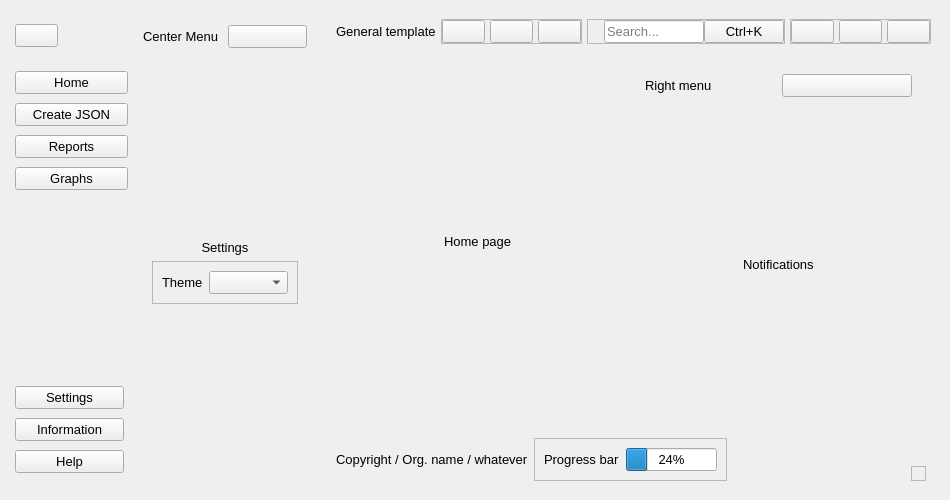
<?xml version='1.0' encoding='utf-8'?>
<ui version="4.0">
 <class>MainWindow</class>
 <widget class="QMainWindow" name="MainWindow">
  <property name="geometry">
   <rect>
    <x>0</x>
    <y>0</y>
    <width>942</width>
    <height>500</height>
   </rect>
  </property>
  <property name="sizePolicy">
   <sizepolicy hsizetype="Preferred" vsizetype="Preferred">
    <horstretch>0</horstretch>
    <verstretch>0</verstretch>
   </sizepolicy>
  </property>
  <property name="maximumSize">
   <size>
    <width>16777215</width>
    <height>16777215</height>
   </size>
  </property>
  <property name="font">
   <font>
    <pointsize>10</pointsize>
   </font>
  </property>
  <property name="windowTitle">
   <string>MainWindow</string>
  </property>
  <property name="styleSheet">
   <string notr="true" />
  </property>
  <widget class="QWidget" name="centralwidget">
   <property name="sizePolicy">
    <sizepolicy hsizetype="Preferred" vsizetype="Minimum">
     <horstretch>0</horstretch>
     <verstretch>0</verstretch>
    </sizepolicy>
   </property>
   <property name="maximumSize">
    <size>
     <width>16777215</width>
     <height>16777215</height>
    </size>
   </property>
   <layout class="QHBoxLayout" name="horizontalLayout">
    <property name="spacing">
     <number>0</number>
    </property>
    <property name="leftMargin">
     <number>10</number>
    </property>
    <property name="topMargin">
     <number>10</number>
    </property>
    <property name="rightMargin">
     <number>10</number>
    </property>
    <property name="bottomMargin">
     <number>10</number>
    </property>
    <item>
     <widget class="QCustomSlideMenu" name="left_menu" native="true">
      <property name="maximumSize">
       <size>
        <width>16777215</width>
        <height>16777215</height>
       </size>
      </property>
      <layout class="QVBoxLayout" name="verticalLayout">
       <property name="spacing">
        <number>5</number>
       </property>
       <property name="sizeConstraint">
        <enum>QLayout::SizeConstraint::SetNoConstraint</enum>
       </property>
       <property name="leftMargin">
        <number>0</number>
       </property>
       <property name="topMargin">
        <number>5</number>
       </property>
       <property name="rightMargin">
        <number>0</number>
       </property>
       <property name="bottomMargin">
        <number>5</number>
       </property>
       <item alignment="Qt::AlignmentFlag::AlignLeft|Qt::AlignmentFlag::AlignTop">
        <widget class="QWidget" name="widget_4" native="true">
         <property name="minimumSize">
          <size>
           <width>46</width>
           <height>42</height>
          </size>
         </property>
         <layout class="QVBoxLayout" name="verticalLayout_2">
          <property name="spacing">
           <number>0</number>
          </property>
          <property name="leftMargin">
           <number>5</number>
          </property>
          <property name="topMargin">
           <number>5</number>
          </property>
          <property name="rightMargin">
           <number>0</number>
          </property>
          <property name="bottomMargin">
           <number>5</number>
          </property>
          <item>
           <widget class="QPushButton" name="menu_btn">
            <property name="toolTip">
             <string>Side Menu</string>
            </property>
            <property name="text">
             <string />
            </property>
            <property name="icon">
             <iconset resource="../Qss/icons/_icons.qrc">
              <normaloff>:/feather/icons/feather/menu.png</normaloff>:/feather/icons/feather/menu.png</iconset>
            </property>
           </widget>
          </item>
         </layout>
        </widget>
       </item>
       <item alignment="Qt::AlignmentFlag::AlignLeft|Qt::AlignmentFlag::AlignTop">
        <widget class="QWidget" name="widget_5" native="true">
         <property name="minimumSize">
          <size>
           <width>118</width>
           <height>140</height>
          </size>
         </property>
         <layout class="QVBoxLayout" name="verticalLayout_3">
          <property name="spacing">
           <number>5</number>
          </property>
          <property name="leftMargin">
           <number>5</number>
          </property>
          <property name="topMargin">
           <number>5</number>
          </property>
          <property name="rightMargin">
           <number>0</number>
          </property>
          <property name="bottomMargin">
           <number>5</number>
          </property>
          <item>
           <widget class="QPushButton" name="home_btn">
            <property name="toolTip">
             <string>Home</string>
            </property>
            <property name="text">
             <string>Home</string>
            </property>
            <property name="icon">
             <iconset resource="../Qss/icons/_icons.qrc">
              <normaloff>:/feather/icons/feather/home.png</normaloff>:/feather/icons/feather/home.png</iconset>
            </property>
           </widget>
          </item>
          <item>
           <widget class="QPushButton" name="create_json_btn">
            <property name="toolTip">
             <string>Create JSON File</string>
            </property>
            <property name="text">
             <string>Create JSON</string>
            </property>
            <property name="icon">
             <iconset resource="../Qss/icons/_icons.qrc">
              <normaloff>:/feather/icons/feather/file-plus.png</normaloff>:/feather/icons/feather/file-plus.png</iconset>
            </property>
           </widget>
          </item>
          <item>
           <widget class="QPushButton" name="reports_btn">
            <property name="toolTip">
             <string>View Reports</string>
            </property>
            <property name="text">
             <string>Reports</string>
            </property>
            <property name="icon">
             <iconset resource="../Qss/icons/_icons.qrc">
              <normaloff>:/feather/icons/feather/printer.png</normaloff>:/feather/icons/feather/printer.png</iconset>
            </property>
           </widget>
          </item>
          <item>
           <widget class="QPushButton" name="graphs_btn">
            <property name="toolTip">
             <string>View Graphs</string>
            </property>
            <property name="text">
             <string>Graphs</string>
            </property>
            <property name="icon">
             <iconset resource="../Qss/icons/_icons.qrc">
              <normaloff>:/feather/icons/feather/pie-chart.png</normaloff>:/feather/icons/feather/pie-chart.png</iconset>
            </property>
           </widget>
          </item>
         </layout>
        </widget>
       </item>
       <item>
        <spacer name="verticalSpacer">
         <property name="orientation">
          <enum>Qt::Orientation::Vertical</enum>
         </property>
         <property name="sizeType">
          <enum>QSizePolicy::Policy::Expanding</enum>
         </property>
         <property name="sizeHint" stdset="0">
          <size>
           <width>20</width>
           <height>40</height>
          </size>
         </property>
        </spacer>
       </item>
       <item alignment="Qt::AlignmentFlag::AlignLeft|Qt::AlignmentFlag::AlignBottom">
        <widget class="QWidget" name="widget_6" native="true">
         <property name="minimumSize">
          <size>
           <width>114</width>
           <height>108</height>
          </size>
         </property>
         <layout class="QVBoxLayout" name="verticalLayout_4">
          <property name="spacing">
           <number>5</number>
          </property>
          <property name="leftMargin">
           <number>5</number>
          </property>
          <property name="topMargin">
           <number>5</number>
          </property>
          <property name="rightMargin">
           <number>0</number>
          </property>
          <property name="bottomMargin">
           <number>5</number>
          </property>
          <item>
           <widget class="QPushButton" name="settings_btn">
            <property name="toolTip">
             <string>Settings</string>
            </property>
            <property name="text">
             <string>Settings</string>
            </property>
            <property name="icon">
             <iconset resource="../Qss/icons/_icons.qrc">
              <normaloff>:/feather/icons/feather/settings.png</normaloff>:/feather/icons/feather/settings.png</iconset>
            </property>
           </widget>
          </item>
          <item>
           <widget class="QPushButton" name="info_btn">
            <property name="toolTip">
             <string>Inforamtions</string>
            </property>
            <property name="text">
             <string>Information</string>
            </property>
            <property name="icon">
             <iconset resource="../Qss/icons/_icons.qrc">
              <normaloff>:/feather/icons/feather/info.png</normaloff>:/feather/icons/feather/info.png</iconset>
            </property>
           </widget>
          </item>
          <item>
           <widget class="QPushButton" name="help_btn">
            <property name="toolTip">
             <string>Help</string>
            </property>
            <property name="text">
             <string>Help</string>
            </property>
            <property name="icon">
             <iconset resource="../Qss/icons/_icons.qrc">
              <normaloff>:/feather/icons/feather/help-circle.png</normaloff>:/feather/icons/feather/help-circle.png</iconset>
            </property>
           </widget>
          </item>
         </layout>
        </widget>
       </item>
      </layout>
     </widget>
    </item>
    <item>
     <widget class="QCustomSlideMenu" name="center_menu" native="true">
      <property name="maximumSize">
       <size>
        <width>200</width>
        <height>16777215</height>
       </size>
      </property>
      <layout class="QVBoxLayout" name="verticalLayout_5">
       <property name="leftMargin">
        <number>6</number>
       </property>
       <property name="topMargin">
        <number>6</number>
       </property>
       <property name="rightMargin">
        <number>6</number>
       </property>
       <item>
        <widget class="QWidget" name="widget" native="true">
         <layout class="QHBoxLayout" name="horizontalLayout_2">
          <item>
           <widget class="QLabel" name="label">
            <property name="text">
             <string>Center Menu</string>
            </property>
           </widget>
          </item>
          <item>
           <widget class="QPushButton" name="center_menu_close_btn">
            <property name="toolTip">
             <string>Close</string>
            </property>
            <property name="text">
             <string />
            </property>
            <property name="icon">
             <iconset resource="../Qss/icons/_icons.qrc">
              <normaloff>:/feather/icons/feather/x-circle.png</normaloff>:/feather/icons/feather/x-circle.png</iconset>
            </property>
           </widget>
          </item>
         </layout>
        </widget>
       </item>
       <item>
        <widget class="QCustomQStackedWidget" name="center_menu_pages">
         <property name="currentIndex">
          <number>0</number>
         </property>
         <widget class="QWidget" name="settings_page">
          <layout class="QVBoxLayout" name="verticalLayout_6">
           <item>
            <spacer name="verticalSpacer_2">
             <property name="orientation">
              <enum>Qt::Orientation::Vertical</enum>
             </property>
             <property name="sizeHint" stdset="0">
              <size>
               <width>20</width>
               <height>40</height>
              </size>
             </property>
            </spacer>
           </item>
           <item alignment="Qt::AlignmentFlag::AlignVCenter">
            <widget class="QWidget" name="widget_2" native="true">
             <layout class="QVBoxLayout" name="verticalLayout_7">
              <item>
               <widget class="QLabel" name="label_2">
                <property name="text">
                 <string>Settings</string>
                </property>
                <property name="alignment">
                 <set>Qt::AlignmentFlag::AlignCenter</set>
                </property>
               </widget>
              </item>
              <item>
               <widget class="QFrame" name="frame">
                <property name="frameShape">
                 <enum>QFrame::Shape::StyledPanel</enum>
                </property>
                <property name="frameShadow">
                 <enum>QFrame::Shadow::Raised</enum>
                </property>
                <layout class="QHBoxLayout" name="horizontalLayout_3">
                 <item>
                  <widget class="QLabel" name="label_3">
                   <property name="text">
                    <string>Theme</string>
                   </property>
                  </widget>
                 </item>
                 <item>
                  <widget class="QComboBox" name="theme_list" />
                 </item>
                </layout>
               </widget>
              </item>
             </layout>
            </widget>
           </item>
           <item>
            <spacer name="verticalSpacer_3">
             <property name="orientation">
              <enum>Qt::Orientation::Vertical</enum>
             </property>
             <property name="sizeHint" stdset="0">
              <size>
               <width>20</width>
               <height>40</height>
              </size>
             </property>
            </spacer>
           </item>
          </layout>
         </widget>
         <widget class="QWidget" name="info_page">
          <layout class="QVBoxLayout" name="verticalLayout_8">
           <item alignment="Qt::AlignmentFlag::AlignVCenter">
            <widget class="QLabel" name="label_4">
             <property name="text">
              <string>Informations</string>
             </property>
             <property name="alignment">
              <set>Qt::AlignmentFlag::AlignCenter</set>
             </property>
            </widget>
           </item>
          </layout>
         </widget>
         <widget class="QWidget" name="help_page">
          <layout class="QVBoxLayout" name="verticalLayout_9">
           <item alignment="Qt::AlignmentFlag::AlignVCenter">
            <widget class="QLabel" name="label_5">
             <property name="text">
              <string>Help</string>
             </property>
             <property name="alignment">
              <set>Qt::AlignmentFlag::AlignCenter</set>
             </property>
            </widget>
           </item>
          </layout>
         </widget>
        </widget>
       </item>
      </layout>
     </widget>
    </item>
    <item>
     <widget class="QWidget" name="main_body" native="true">
      <property name="sizePolicy">
       <sizepolicy hsizetype="Expanding" vsizetype="Preferred">
        <horstretch>0</horstretch>
        <verstretch>0</verstretch>
       </sizepolicy>
      </property>
      <layout class="QVBoxLayout" name="verticalLayout_10">
       <item alignment="Qt::AlignmentFlag::AlignTop">
        <widget class="QWidget" name="header" native="true">
         <layout class="QHBoxLayout" name="horizontalLayout_7">
          <property name="spacing">
           <number>5</number>
          </property>
          <property name="leftMargin">
           <number>5</number>
          </property>
          <property name="topMargin">
           <number>0</number>
          </property>
          <property name="rightMargin">
           <number>0</number>
          </property>
          <property name="bottomMargin">
           <number>5</number>
          </property>
          <item alignment="Qt::AlignmentFlag::AlignLeft">
           <widget class="QLabel" name="title_txt">
            <property name="text">
             <string>General template</string>
            </property>
           </widget>
          </item>
          <item alignment="Qt::AlignmentFlag::AlignHCenter">
           <widget class="QFrame" name="frame_3">
            <property name="frameShape">
             <enum>QFrame::Shape::StyledPanel</enum>
            </property>
            <property name="frameShadow">
             <enum>QFrame::Shadow::Raised</enum>
            </property>
            <layout class="QHBoxLayout" name="horizontalLayout_6">
             <property name="spacing">
              <number>5</number>
             </property>
             <property name="leftMargin">
              <number>0</number>
             </property>
             <property name="topMargin">
              <number>0</number>
             </property>
             <property name="rightMargin">
              <number>0</number>
             </property>
             <property name="bottomMargin">
              <number>0</number>
             </property>
             <item>
              <widget class="QPushButton" name="notification_btn">
               <property name="toolTip">
                <string>View Notifications</string>
               </property>
               <property name="text">
                <string />
               </property>
               <property name="icon">
                <iconset resource="../Qss/icons/_icons.qrc">
                 <normaloff>:/font_awesome_regular/icons/font_awesome/regular/bell.png</normaloff>:/font_awesome_regular/icons/font_awesome/regular/bell.png</iconset>
               </property>
              </widget>
             </item>
             <item>
              <widget class="QPushButton" name="more_btn">
               <property name="toolTip">
                <string>More</string>
               </property>
               <property name="text">
                <string />
               </property>
               <property name="icon">
                <iconset resource="../Qss/icons/_icons.qrc">
                 <normaloff>:/feather/icons/feather/more-horizontal.png</normaloff>:/feather/icons/feather/more-horizontal.png</iconset>
               </property>
              </widget>
             </item>
             <item>
              <widget class="QPushButton" name="profile_btn">
               <property name="toolTip">
                <string>Profiles</string>
               </property>
               <property name="text">
                <string />
               </property>
               <property name="icon">
                <iconset resource="../Qss/icons/_icons.qrc">
                 <normaloff>:/feather/icons/feather/user.png</normaloff>:/feather/icons/feather/user.png</iconset>
               </property>
              </widget>
             </item>
            </layout>
           </widget>
          </item>
          <item>
           <widget class="QFrame" name="search_frame">
            <property name="maximumSize">
             <size>
              <width>251</width>
              <height>16777215</height>
             </size>
            </property>
            <property name="frameShape">
             <enum>QFrame::Shape::StyledPanel</enum>
            </property>
            <property name="frameShadow">
             <enum>QFrame::Shadow::Raised</enum>
            </property>
            <layout class="QHBoxLayout" name="horizontalLayout_8">
             <property name="spacing">
              <number>0</number>
             </property>
             <property name="leftMargin">
              <number>0</number>
             </property>
             <property name="topMargin">
              <number>0</number>
             </property>
             <property name="rightMargin">
              <number>0</number>
             </property>
             <property name="bottomMargin">
              <number>0</number>
             </property>
             <item>
              <widget class="QLabel" name="label_9">
               <property name="minimumSize">
                <size>
                 <width>16</width>
                 <height>16</height>
                </size>
               </property>
               <property name="maximumSize">
                <size>
                 <width>16</width>
                 <height>16</height>
                </size>
               </property>
               <property name="text">
                <string />
               </property>
               <property name="pixmap">
                <pixmap resource="../Qss/icons/_icons.qrc">:/feather/icons/feather/search.png</pixmap>
               </property>
               <property name="scaledContents">
                <bool>true</bool>
               </property>
              </widget>
             </item>
             <item>
              <widget class="QLineEdit" name="search_line">
               <property name="minimumSize">
                <size>
                 <width>100</width>
                 <height>0</height>
                </size>
               </property>
               <property name="placeholderText">
                <string>Search...</string>
               </property>
              </widget>
             </item>
             <item>
              <widget class="QPushButton" name="search_btn">
               <property name="toolTip">
                <string>Search</string>
               </property>
               <property name="text">
                <string>Ctrl+K</string>
               </property>
              </widget>
             </item>
            </layout>
           </widget>
          </item>
          <item alignment="Qt::AlignmentFlag::AlignRight|Qt::AlignmentFlag::AlignTop">
           <widget class="QFrame" name="frame_4">
            <property name="frameShape">
             <enum>QFrame::Shape::StyledPanel</enum>
            </property>
            <property name="frameShadow">
             <enum>QFrame::Shadow::Raised</enum>
            </property>
            <layout class="QHBoxLayout" name="horizontalLayout_9">
             <property name="spacing">
              <number>5</number>
             </property>
             <property name="leftMargin">
              <number>0</number>
             </property>
             <property name="topMargin">
              <number>0</number>
             </property>
             <property name="rightMargin">
              <number>0</number>
             </property>
             <property name="bottomMargin">
              <number>0</number>
             </property>
             <item>
              <widget class="QPushButton" name="minimize_btn">
               <property name="toolTip">
                <string>Minimize</string>
               </property>
               <property name="text">
                <string />
               </property>
               <property name="icon">
                <iconset resource="../Qss/icons/_icons.qrc">
                 <normaloff>:/feather/icons/feather/window_minimize.png</normaloff>:/feather/icons/feather/window_minimize.png</iconset>
               </property>
              </widget>
             </item>
             <item>
              <widget class="QPushButton" name="maximize_btn">
               <property name="toolTip">
                <string>restore</string>
               </property>
               <property name="text">
                <string />
               </property>
               <property name="icon">
                <iconset resource="../Qss/icons/_icons.qrc">
                 <normaloff>:/material_design/icons/material_design/crop_square.png</normaloff>:/material_design/icons/material_design/crop_square.png</iconset>
               </property>
              </widget>
             </item>
             <item>
              <widget class="QPushButton" name="close_btn">
               <property name="toolTip">
                <string>Exit</string>
               </property>
               <property name="text">
                <string />
               </property>
               <property name="icon">
                <iconset resource="../Qss/icons/_icons.qrc">
                 <normaloff>:/material_design/icons/material_design/close.png</normaloff>:/material_design/icons/material_design/close.png</iconset>
               </property>
              </widget>
             </item>
            </layout>
           </widget>
          </item>
         </layout>
        </widget>
       </item>
       <item>
        <widget class="QWidget" name="main_content" native="true">
         <property name="sizePolicy">
          <sizepolicy hsizetype="Preferred" vsizetype="Expanding">
           <horstretch>0</horstretch>
           <verstretch>0</verstretch>
          </sizepolicy>
         </property>
         <layout class="QHBoxLayout" name="horizontalLayout_10">
          <property name="spacing">
           <number>5</number>
          </property>
          <property name="leftMargin">
           <number>0</number>
          </property>
          <property name="topMargin">
           <number>5</number>
          </property>
          <property name="rightMargin">
           <number>5</number>
          </property>
          <property name="bottomMargin">
           <number>5</number>
          </property>
          <item>
           <widget class="QWidget" name="main_page_content" native="true">
            <layout class="QVBoxLayout" name="verticalLayout_11">
             <property name="spacing">
              <number>5</number>
             </property>
             <property name="leftMargin">
              <number>0</number>
             </property>
             <property name="topMargin">
              <number>5</number>
             </property>
             <property name="rightMargin">
              <number>0</number>
             </property>
             <property name="bottomMargin">
              <number>5</number>
             </property>
             <item>
              <widget class="QCustomQStackedWidget" name="main_pages">
               <widget class="QWidget" name="home_page">
                <layout class="QVBoxLayout" name="verticalLayout_12">
                 <item alignment="Qt::AlignmentFlag::AlignHCenter">
                  <widget class="QLabel" name="label_8">
                   <property name="text">
                    <string>Home page</string>
                   </property>
                  </widget>
                 </item>
                </layout>
               </widget>
               <widget class="QWidget" name="create_json_page">
                <layout class="QVBoxLayout" name="verticalLayout_13">
                 <item alignment="Qt::AlignmentFlag::AlignHCenter">
                  <widget class="QLabel" name="label_10">
                   <property name="text">
                    <string>Create JSON page</string>
                   </property>
                  </widget>
                 </item>
                </layout>
               </widget>
               <widget class="QWidget" name="reports_page">
                <layout class="QVBoxLayout" name="verticalLayout_14">
                 <item alignment="Qt::AlignmentFlag::AlignHCenter">
                  <widget class="QLabel" name="label_11">
                   <property name="text">
                    <string>Reports page</string>
                   </property>
                  </widget>
                 </item>
                </layout>
               </widget>
               <widget class="QWidget" name="graphs_page">
                <layout class="QVBoxLayout" name="verticalLayout_15">
                 <item alignment="Qt::AlignmentFlag::AlignHCenter">
                  <widget class="QLabel" name="label_12">
                   <property name="text">
                    <string>Graphs page</string>
                   </property>
                  </widget>
                 </item>
                </layout>
               </widget>
              </widget>
             </item>
            </layout>
           </widget>
          </item>
          <item>
           <widget class="QCustomSlideMenu" name="right_menu" native="true">
            <property name="minimumSize">
             <size>
              <width>200</width>
              <height>0</height>
             </size>
            </property>
            <layout class="QVBoxLayout" name="verticalLayout_16">
             <property name="spacing">
              <number>5</number>
             </property>
             <property name="leftMargin">
              <number>5</number>
             </property>
             <property name="topMargin">
              <number>5</number>
             </property>
             <property name="rightMargin">
              <number>5</number>
             </property>
             <property name="bottomMargin">
              <number>5</number>
             </property>
             <item>
              <widget class="QWidget" name="widget_3" native="true">
               <layout class="QHBoxLayout" name="horizontalLayout_11">
                <item>
                 <widget class="QLabel" name="label_13">
                  <property name="text">
                   <string>Right menu</string>
                  </property>
                 </widget>
                </item>
                <item>
                 <widget class="QPushButton" name="right_menu_close_btn">
                  <property name="toolTip">
                   <string>Close</string>
                  </property>
                  <property name="text">
                   <string />
                  </property>
                  <property name="icon">
                   <iconset resource="../Qss/icons/_icons.qrc">
                    <normaloff>:/feather/icons/feather/x-circle.png</normaloff>:/feather/icons/feather/x-circle.png</iconset>
                  </property>
                 </widget>
                </item>
               </layout>
              </widget>
             </item>
             <item>
              <widget class="QCustomQStackedWidget" name="right_menu_pages">
               <widget class="QWidget" name="notification_page">
                <layout class="QVBoxLayout" name="verticalLayout_17">
                 <item alignment="Qt::AlignmentFlag::AlignHCenter">
                  <widget class="QLabel" name="label_14">
                   <property name="text">
                    <string>Notifications</string>
                   </property>
                  </widget>
                 </item>
                </layout>
               </widget>
               <widget class="QWidget" name="more_page">
                <layout class="QVBoxLayout" name="verticalLayout_18">
                 <item alignment="Qt::AlignmentFlag::AlignHCenter">
                  <widget class="QLabel" name="label_15">
                   <property name="text">
                    <string>More</string>
                   </property>
                  </widget>
                 </item>
                </layout>
               </widget>
               <widget class="QWidget" name="profile_page">
                <layout class="QVBoxLayout" name="verticalLayout_19">
                 <item alignment="Qt::AlignmentFlag::AlignHCenter">
                  <widget class="QLabel" name="label_16">
                   <property name="text">
                    <string>Profile</string>
                   </property>
                  </widget>
                 </item>
                </layout>
               </widget>
              </widget>
             </item>
            </layout>
           </widget>
          </item>
         </layout>
        </widget>
       </item>
       <item alignment="Qt::AlignmentFlag::AlignBottom">
        <widget class="QWidget" name="footer" native="true">
         <layout class="QHBoxLayout" name="horizontalLayout_4">
          <property name="spacing">
           <number>5</number>
          </property>
          <property name="leftMargin">
           <number>5</number>
          </property>
          <property name="topMargin">
           <number>5</number>
          </property>
          <property name="rightMargin">
           <number>5</number>
          </property>
          <property name="bottomMargin">
           <number>0</number>
          </property>
          <item alignment="Qt::AlignmentFlag::AlignLeft">
           <widget class="QLabel" name="label_6">
            <property name="text">
             <string>Copyright / Org. name / whatever</string>
            </property>
           </widget>
          </item>
          <item alignment="Qt::AlignmentFlag::AlignHCenter">
           <widget class="QFrame" name="frame_2">
            <property name="frameShape">
             <enum>QFrame::Shape::StyledPanel</enum>
            </property>
            <property name="frameShadow">
             <enum>QFrame::Shadow::Raised</enum>
            </property>
            <layout class="QHBoxLayout" name="horizontalLayout_5">
             <item>
              <widget class="QLabel" name="label_7">
               <property name="text">
                <string>Progress bar</string>
               </property>
              </widget>
             </item>
             <item>
              <widget class="QProgressBar" name="progressBar">
               <property name="value">
                <number>24</number>
               </property>
              </widget>
             </item>
            </layout>
           </widget>
          </item>
          <item alignment="Qt::AlignmentFlag::AlignRight|Qt::AlignmentFlag::AlignBottom">
           <widget class="QFrame" name="size_grip">
            <property name="minimumSize">
             <size>
              <width>15</width>
              <height>15</height>
             </size>
            </property>
            <property name="maximumSize">
             <size>
              <width>15</width>
              <height>15</height>
             </size>
            </property>
            <property name="frameShape">
             <enum>QFrame::Shape::StyledPanel</enum>
            </property>
            <property name="frameShadow">
             <enum>QFrame::Shadow::Raised</enum>
            </property>
           </widget>
          </item>
         </layout>
        </widget>
       </item>
      </layout>
     </widget>
    </item>
   </layout>
  </widget>
 </widget>
 <customwidgets>
  <customwidget>
   <class>QCustomSlideMenu</class>
   <extends>QWidget</extends>
   <header location="global">Custom_Widgets.QCustomSlideMenu.h</header>
   <container>1</container>
  </customwidget>
  <customwidget>
   <class>QCustomQStackedWidget</class>
   <extends>QStackedWidget</extends>
   <header location="global">Custom_Widgets.QCustomQStackedWidget.h</header>
   <container>1</container>
  </customwidget>
 <customwidget><class>QPushButton</class><extends>QPushButton</extends><header location="global">Custom_Widgets.Theme.h</header><container>1</container></customwidget><customwidget><class>QLabel</class><extends>QLabel</extends><header location="global">Custom_Widgets.Theme.h</header><container>1</container></customwidget></customwidgets>
 <connections />
</ui>
